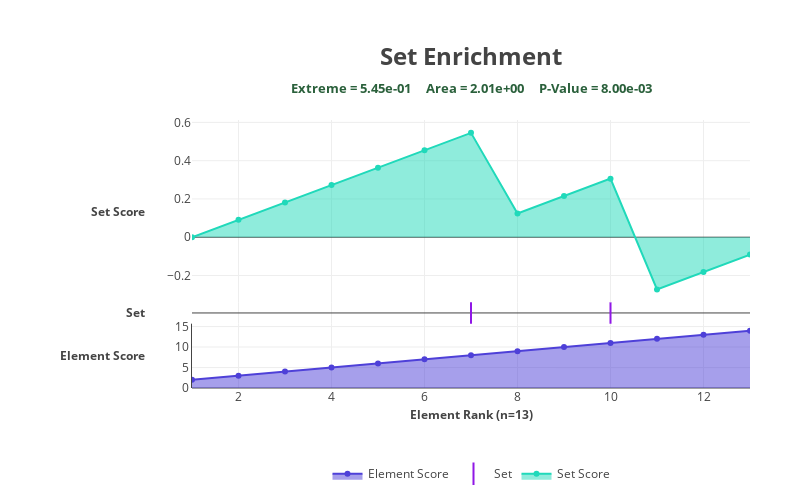

Notebook code for this chart:
### Code cell
n_element = length(element_)

yaxis1_domain = (0.0, 0.24)

yaxis2_domain = (0.24, 0.32)

yaxis3_domain = (0.32, 1.0)

annotation_template = attr(
    xref = "paper",
    yref = "paper",
    yanchor = "middle",
    showarrow = false,
)

x_annotation_template = merge(
    annotation_template,
    attr(xanchor = "center", x = 0.5),
)

y_annotation_template = merge(
    annotation_template,
    attr(xanchor="right", x = -0.08, font_size = axis_title_font_size),
)

layout = Layout(
    width = width,
    height = height,
    margin_l = width * 0.24,
    margin_t = height * 0.24,
    
    legend_orientation = "h",
    legend_x = 0.5,
    legend_y = -0.32,
    legend_xanchor = "center",
    legend_yanchor = "middle",
    
    xaxis1_zeroline = false,
    #xaxis1_showspikes = true,
    #xaxis1_spikemode = "across",
    #xaxis1_spikedash = "solid",
    
    yaxis3_domain = yaxis3_domain,
    #yaxis3_showline = true,
    
    yaxis2_domain = yaxis2_domain,
    yaxis2_showticklabels = false,
    yaxis2_showgrid = false,
    
    yaxis1_domain = yaxis1_domain,
    yaxis1_showline = true,
    annotations = [
        merge(
            x_annotation_template,
            attr(y = 1.24, text = "<b>$title_text</b>", font_size = title_font_size),
        ),
        merge(
            x_annotation_template,
            attr(y = -0.1, text = "<b>Element Rank (n=$n_element)</b>",
            ),
        ),
        merge(
            y_annotation_template,
            attr(y = get_center(yaxis3_domain), text = "<b>Set Score</b>"),
        ),
        merge(
            y_annotation_template,
            attr(y = get_center(yaxis2_domain), text = "<b>Set</b>"),
        ),
        merge(
            y_annotation_template,
            attr(y = get_center(yaxis1_domain), text = "<b>$element_value_name</b>"),
        ),
    ],
)


x = 1:n_element

element_score_, element_ = sort_like((element_score_, element_))

element_score_trace = scatter(
    name = "Element Score",
    x = x,
    y = element_score_,
    text = element_,
    line_width = line_width,
    line_color = "#4e40d8",
    fill = "tozeroy",
)

is_ = check_is(element_, set_element_)

set_element_bit = BitVector(is_)

set_element_trace = scatter(
    name = "Set",
    yaxis = "y2",
    x = x[set_element_bit],
    y = zeros(Int64(sum(is_))),
    text = element_[set_element_bit],
    mode = "markers",
    marker_symbol = "line-ns-open",
    marker_size = height * (yaxis2_domain[2] - yaxis2_domain[1]) * 0.64,
    marker_line_width = line_width,
    marker_color = "#9017e6",
    hoverinfo = "name+x+text",
)

set_score_, extreme, area = score_set_ks(element_, element_score_, set_element_)

p_value = 0.008

extreme = @sprintf "%.2e" extreme

area = @sprintf "%.2e" area

p_value = @sprintf "%.2e" p_value

push!(
    layout["annotations"],
    merge(
        x_annotation_template,
        attr(
            y = 1.12,
            text = join(("<b>Extreme = $extreme</b>", "<b>Area = $area</b>", "<b>P-Value = $p_value</b>"), "     "),
            font_size = title_font_size * 0.56,
            font_color = "#2a603b",
        ),
    ),
)

set_score_trace = scatter(
    name = "Set Score",
    yaxis = "y3",
    x = x,
    y = set_score_,
    text = element_,
    line_width = line_width,
    line_color = "#20d9ba",
    fill = "tozeroy",
)

plot([element_score_trace, set_element_trace, set_score_trace], layout)

### Figure 1 — Plotly figure (JSON) as saved in the notebook; plotly's stock layout.template omitted (floating-point values rounded to 4 significant figures)
{"data": [{"fill": "tozeroy", "line": {"color": "#4e40d8", "width": 2}, "name": "Element Score", "text": ["2", "3", "4", "5", "6", "7", "8", "9", "10", "J", "Q", "K", "A"], "type": "scatter", "x": [1, 2, 3, 4, 5, 6, 7, 8, 9, 10, 11, 12, 13], "y": [2, 3, 4, 5, 6, 7, 8, 9, 10, 11, 12, 13, 14]}, {"hoverinfo": "name+x+text", "marker": {"color": "#9017e6", "line": {"width": 2}, "size": 25.6, "symbol": "line-ns-open"}, "mode": "markers", "name": "Set", "text": ["8", "J"], "type": "scatter", "x": [7, 10], "y": [0, 0], "yaxis": "y2"}, {"fill": "tozeroy", "line": {"color": "#20d9ba", "width": 2}, "name": "Set Score", "text": ["2", "3", "4", "5", "6", "7", "8", "9", "10", "J", "Q", "K", "A"], "type": "scatter", "x": [1, 2, 3, 4, 5, 6, 7, 8, 9, 10, 11, 12, 13], "y": [-1.388e-16, 0.09091, 0.1818, 0.2727, 0.3636, 0.4545, 0.5455, 0.1244, 0.2153, 0.3062, -0.2727, -0.1818, -0.09091], "yaxis": "y3"}], "layout": {"annotations": [{"font": {"size": 24}, "showarrow": false, "text": "<b>Set Enrichment</b>", "x": 0.5, "xanchor": "center", "xref": "paper", "y": 1.24, "yanchor": "middle", "yref": "paper"}, {"showarrow": false, "text": "<b>Element Rank (n=13)</b>", "x": 0.5, "xanchor": "center", "xref": "paper", "y": -0.1, "yanchor": "middle", "yref": "paper"}, {"font": {"size": 12}, "showarrow": false, "text": "<b>Set Score</b>", "x": -0.08, "xanchor": "right", "xref": "paper", "y": 0.66, "yanchor": "middle", "yref": "paper"}, {"font": {"size": 12}, "showarrow": false, "text": "<b>Set</b>", "x": -0.08, "xanchor": "right", "xref": "paper", "y": 0.28, "yanchor": "middle", "yref": "paper"}, {"font": {"size": 12}, "showarrow": false, "text": "<b>Element Score</b>", "x": -0.08, "xanchor": "right", "xref": "paper", "y": 0.12, "yanchor": "middle", "yref": "paper"}, {"font": {"color": "#2a603b", "size": 13.44}, "showarrow": false, "text": "<b>Extreme = 5.45e-01</b>     <b>Area = 2.01e+00</b>     <b>P-Value = 8.00e-03</b>", "x": 0.5, "xanchor": "center", "xref": "paper", "y": 1.12, "yanchor": "middle", "yref": "paper"}], "autosize": false, "height": 500, "legend": {"orientation": "h", "x": 0.5, "xanchor": "center", "y": -0.32, "yanchor": "middle"}, "margin": {"b": 50, "l": 192, "r": 50, "t": 120}, "templateaa": "plotly_white", "width": 800, "xaxis1": {"zeroline": false}, "yaxis1": {"domain": [0, 0.24], "showline": true}, "yaxis2": {"domain": [0.24, 0.32], "showgrid": false, "showticklabels": false}, "yaxis3": {"domain": [0.32, 1]}}}
